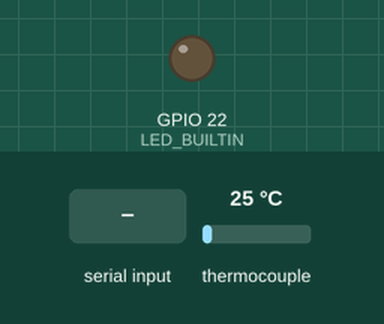
Simulated run of this sketch. Board: ESP32. Parts: output pins drawn as LEDs (lit = HIGH). Dashed ring = blinking. The test bench sets the inputs (shaded band); at power-on: thermocouple 25 °C. What the sketch prints to the serial monitor is not drawn.

Above: at 1.0 s.
At 3.2 s:
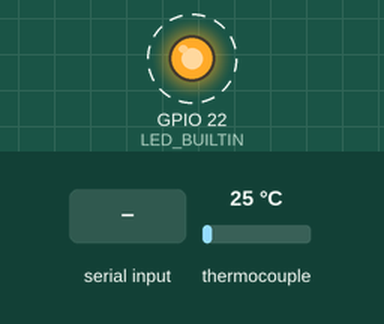
3.3 s: "CHAN;\n" received over Serial
5.5 s: "READ\n" received over Serial
Timing chart, 0 to 13.5 s (numbered marks = the images above; inputs shaded):
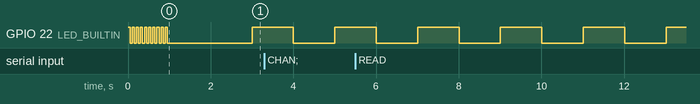

Measured:
- by itself, GPIO 22 (LED_BUILTIN): alternates HIGH for 1.0 s and LOW for 1.0 s

The sketch:

thermocouple_esp32_TC4.ino
```cpp
#ifndef LED_BUILTIN
#define LED_BUILTIN 22
#endif

#include "max6675.h" //todo: move to global install?
unsigned long t_prev;

//TTGO
int thermoDO = 19;
int thermoCS = 23;
int thermoCLK = 18; //NOTE: pin 13 is built in LED, may be problematic with teensy!

//teensy
//int thermoDO = 21;
//int thermoCS = 19;
//int thermoCLK = 18; //NOTE: pin 13 is built in LED, may be problematic with teensy!

double tempA; //for TC4
double tempB; //for TC4
bool unit_F = false; //for TC4

float degC, degF;
int toggle = 0;


MAX6675 thermocouple(thermoCLK, thermoCS, thermoDO);
int vccPin = 3;
int gndPin = 2;

//#################################################################################
//code from https://github.com/FilePhil/TC4-Emulator/blob/master/TC4-Emulator.ino
void handleSerialCommand(){

    if (Serial.available()>0){
        String msg = Serial.readStringUntil('\n');

        if (msg.indexOf("CHAN;")== 0){  //Ignore this Setting
            Serial.print("#OK");
        }
        else if (msg.indexOf("UNITS;")== 0){

            if (msg.substring(6,7)=="F"){   //Change to Farenheit
                unit_F = true;
                Serial.println("#OK Farenheit");
            }
            else if (msg.substring(6,7)=="C"){  //Change to Celsius
                unit_F = false;
                Serial.println("#OK Celsius");
            }

        }
        else if (msg.indexOf("READ")==0){   //Send Temps
           Command_READ();

       }
   }

}
//Send Data
void Command_READ(){
    Serial.print("0.00,");
    Serial.print(tempA);
    Serial.print(",");
    Serial.print(tempB);
    Serial.println(",0.00,0.00");
}
//end code snippet from https://github.com/FilePhil/TC4-Emulator/blob/master/TC4-Emulator.ino
//#################################################################################

void setup() {

  Serial.begin(115200);

  pinMode(LED_BUILTIN, OUTPUT); //LED

  //fast blink: connection OK!
  for (int i = 0; i < 10; i++) {
    digitalWrite(LED_BUILTIN, HIGH);
    delay(50);
    digitalWrite(LED_BUILTIN, LOW);
    delay(50);
  }

  //Serial.println("MAX6675 test");
  // wait for MAX chip to stabilize
  delay(1000);
  t_prev = millis();
}

void loop() {
  if (millis() - t_prev > 1000) { //read temp every second
    degC = thermocouple.readCelsius();
    degF = degC * 9.0 / 5.0 + 32;
    if (unit_F) {
       tempA = degF;
       tempB = degF;
    }
    else {
       tempA = degC;
       tempB = degC;
    }
    toggle = !toggle;
    digitalWrite(LED_BUILTIN, toggle);
    t_prev = millis();
  }
  handleSerialCommand();
}
```
